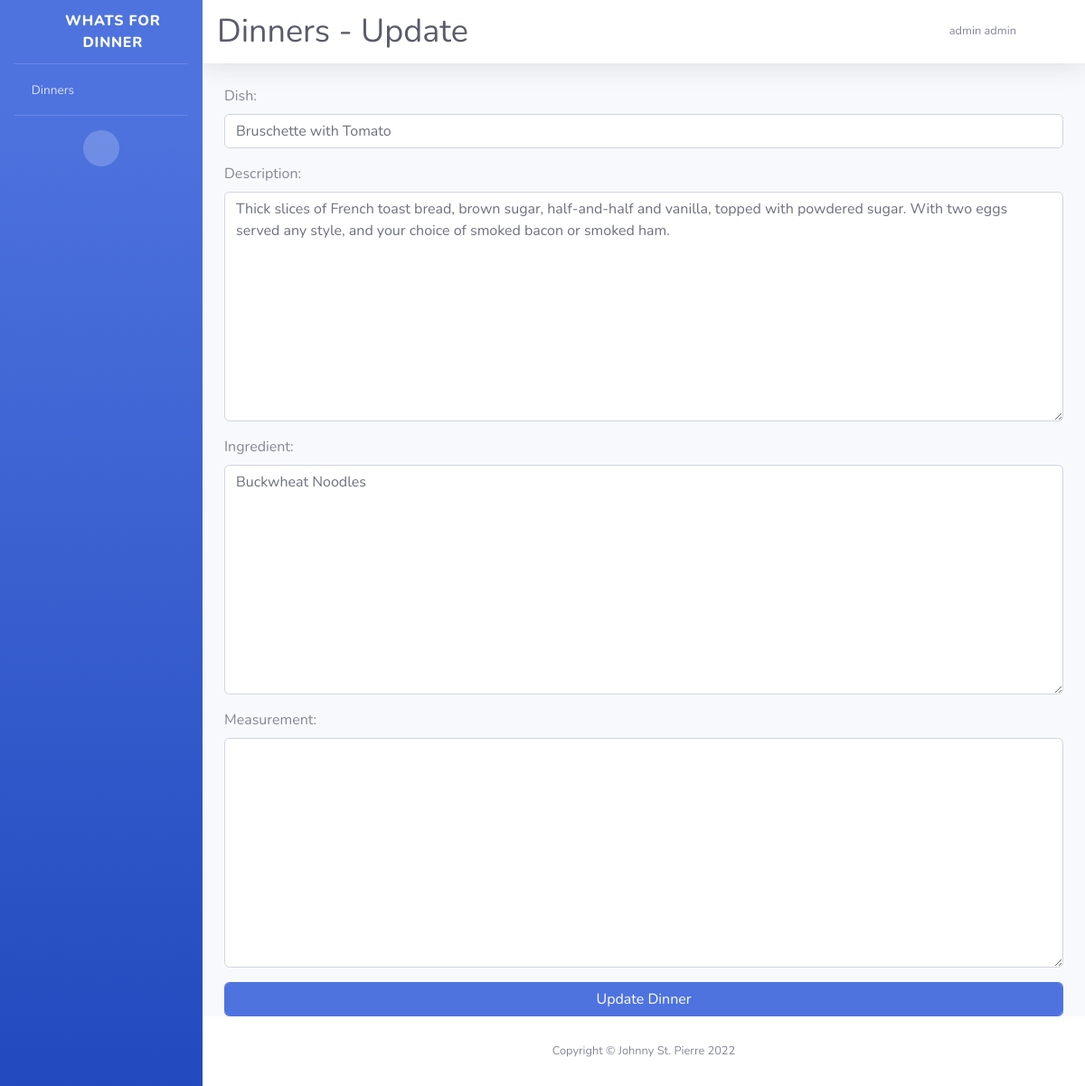
Screenshot of /dinners/35/update (signed in) with the database file from the repository.
### whatsfordinner/models.py (models this page shows, shortened)
class Dinner(models.Model):
    dish = models.CharField(max_length=50)
    description = models.TextField(blank=True)
    ingredient = models.TextField(blank=True)
    measurement = models.TextField(blank=True)
    Created_At = models.DateTimeField(auto_now_add=True)
    Created_By = models.ForeignKey(User, on_delete=models.PROTECT, editable=False, related_name='Dinner_created')
    class Meta:
        app_label = 'whatsfordinner'

### whatsfordinner/views.py (the view)
# urls.py: path('dinners/<int:pk>/update', views.DinnerUpdateView, name='dinner_update'),
@login_required(login_url='/accounts/login/')
def DinnerUpdateView(request, pk):
    model = Dinner.objects.get(id=pk)
    form = DinnerForm(request.POST or None,instance=model,request=request)
    if form.is_valid():
        model = form.save()
        model.save()
        success_url = reverse('dinner_detail', kwargs={"pk": model.id})
        return HttpResponseRedirect(success_url)
    return render(request, 'whatsfordinner/dinner_update_form.html', {'form':form})

### whatsfordinner/forms.py
class DinnerForm(ModelForm):
    class Meta:
        model = Dinner
        fields = ['id','dish','description', 'ingredient', 'measurement']
        widgets = {
            'dish': TextInput(attrs={'class':'form-control'}),
            'description': Textarea(attrs={'class':'form-control'}),
            'ingredient': Textarea(attrs={'class':'form-control'}),
            'measurement': Textarea(attrs={'class':'form-control'}),
        }
    def __init__(self, *args, **kwargs):
        self.request = kwargs.pop('request')
        super(DinnerForm, self).__init__(*args, **kwargs)

### whatsfordinner/templatetags/avatar.py (called while the page is built)
@register.filter
def avatar(user):
    letter = user.first_name[0].upper() + user.last_name[0].upper() if user.first_name else '?'
    color_ix = ColorHash(user.id)
    context = {'color_ix': color_ix.hex, 'letter': letter}
    return render_to_string('avatar.html', context)

### whatsfordinner/utils.py (called while the page is built)
def set_current_user(user):
    _thread_locals.user=user

def remove_current_user():
    _thread_locals.user = None

### templates/whatsfordinner/dinner_update_form.html (shortened to what this page needs)
{% extends 'base.html' %}
{% block title %}Dinners - Update{% endblock title %}
{% block content %}
    <form method="post">{% csrf_token %}
        {{ form.as_p }}
        <input class="form-control btn-primary" type="submit" value="Update Dinner">
    </form>
{% endblock content %}

### templates/base.html (shortened to what this page needs)
<!DOCTYPE html>
<html lang="en">
{% load static %}
{% load avatar %}
<head>
    <link href="{% static "vendor/fontawesome-free/css/all.min.css" %}?v=1.0" rel="stylesheet" type="text/css">
    <link href="{% static "/css/loader.css" %}?v=1.3" rel="stylesheet">
    <link href="{% static "/css/sb-admin-2.min.css" %}?v=1.0" rel="stylesheet">
</head>
<body id="page-top">
    <div id="wrapper">
        <ul class="navbar-nav bg-gradient-primary sidebar sidebar-dark accordion" id="accordionSidebar">
            <a class="sidebar-brand d-flex align-items-center justify-content-center" href="{% url 'home' %}">
                <div class="sidebar-brand-icon rotate-n-15">
                    <i class="fas fa-home"></i>
                </div>
                <div class="sidebar-brand-text mx-3">Whats For Dinner</div>
            </a>
            <hr class="sidebar-divider my-0">
            <li class="nav-item">
                <a class="nav-link" href="{% url 'dinners' %}">
                    <i class="fas fa-tools"></i>
                    <span>Dinners</span></a>
            </li>
            <hr class="sidebar-divider d-none d-md-block">
            <div class="text-center d-none d-md-inline">
                <button class="rounded-circle border-0" id="sidebarToggle"></button>
            </div>
        </ul>
        <div id="content-wrapper" class="d-flex flex-column">
            <div id="content">
                <nav class="navbar navbar-expand navbar-light bg-white topbar mb-4 static-top shadow">
                        <div class="d-sm-flex align-items-center justify-content-between">
                            <h1 class="h3 mb-0 text-gray-800 title-name" >{% block title %}{% endblock title %}</h1>
                        </div>
                    <ul class="navbar-nav ml-auto">
                        <li class="nav-item dropdown no-arrow">
                            <a class="nav-link dropdown-toggle" href="#" id="userDropdown" role="button"
                                data-toggle="dropdown" aria-haspopup="true" aria-expanded="false">
                                <span class="mr-2 d-none d-lg-inline text-gray-600 small">{{ user.first_name }} {{ user.last_name }}</span>
                                {{ user|avatar }}
                            </a>
                        </li>
                    </ul>
                </nav>
                <div class="container-fluid">
                    {% block content %}
                    {% endblock content %}
                </div>
            </div>
            <footer class="sticky-footer bg-white">
                <div class="container my-auto">
                    <div class="copyright text-center my-auto">
                        <span>Copyright &copy; Johnny St. Pierre 2022</span>
                    </div>
                </div>
            </footer>
        </div>
    </div>
</body>
</html>

### templates/base.html (style rules this page uses)
.title-name { font-size: 3.0vmin; }

### rows the page displays
Dinner: dish "Bruschette with Tomato", description "Thick slices of French toast bread, brown sugar, half-and-half and vanilla, topped with powdered sugar. With two eggs served any style, and your choice of smoked bacon or smoked ham.", ingredient "Buckwheat Noodles"

### other values shown
{{ user.first_name }} "admin"
{{ user.last_name }} "admin"
